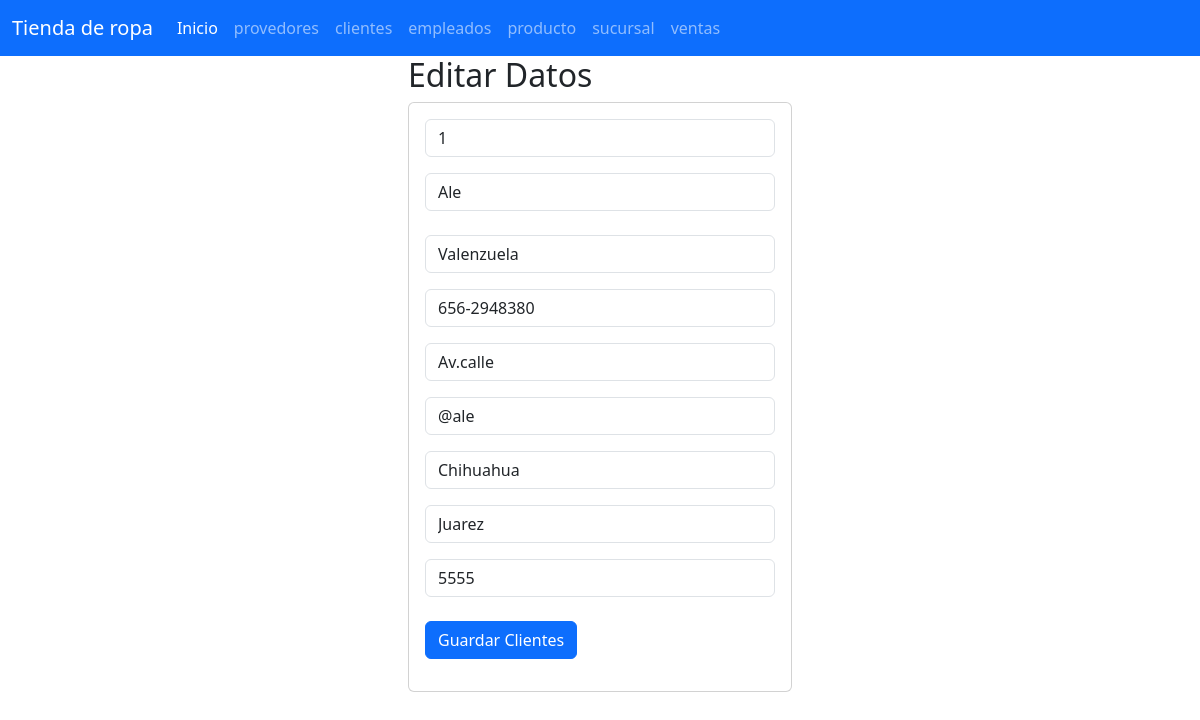
The app's page /seleccionarclientes/1 with its own data.
### clientes_app/models.py (models this page shows, shortened)
class Clientes(models.Model):
    id=models.PositiveSmallIntegerField(primary_key=True)
    nombres=models.CharField(max_length=50)
    apellidos=models.CharField(max_length=15)
    numero=models.CharField(max_length=50)
    direccion=models.CharField(max_length=25)
    correo=models.CharField(max_length=100)
    estado=models.CharField(max_length=50)
    ciudad=models.CharField(max_length=50)
    codigop=models.CharField(max_length=50)

### clientes_app/views.py (the view)
# urls.py: path("seleccionarclientes/<id>",views.seleccionarclientes,name="seleccionarclientes"),
def seleccionarclientes(request,id):
    cliente=Clientes.objects.get(id=id)
    return render(request,"editarclientes.html",{"misclientes":cliente})

### clientes_app/templates/editarclientes.html
{% extends "base.html" %}
{% block cuerpo %}
<div class="row">
    <div class="col-md-4 offset-md-4">
        <h2>Editar Datos</h2>
        <div class="card">
            <div class="card-body">
                <form action="/editarclientes/" method="POST"> {% csrf_token %}
                    <div class="form-group">
                        <input type="text" id="txtid" name="txtid" class="form-control" placeholder="id Cliente" minlength="1" maxlength="6" value="{{ misclientes.id }}" readonly required>
                    </div>
                    <div class="form-group py-3">
                        <input type="text" id="txtnombres" name="txtnombres" class="form-control" placeholder="Nombres del Cliente"  maxlength="50" value="{{ misclientes.nombres }}" required>
                    </div>
                    <div class="form-group py-2">
                        <input type="text" id="txtapellidos" name="txtapellidos" class="form-control" placeholder="Apellidos del Cliente"  maxlength="15" value="{{ misclientes.apellidos }}" required>
                    </div>
                    <div class="form-group py-2">
                        <input type="text" id="txtnumero" name="txtnumero" class="form-control" placeholder="Numero del Cliente"  maxlength="50" value="{{ misclientes.numero }}" required>
                    </div>
                    <div class="form-group py-2">
                        <input type="text" id="skzdireccion" name="skzdireccion" class="form-control" placeholder="Direccion del Cliente"  maxlength="25" value="{{ misclientes.direccion }}" required>
                    </div>
                    <div class="form-group py-2">
                        <input type="text" id="skzcorreo" name="skzcorreo" class="form-control" placeholder="Correo del Cliente"  maxlength="100" value="{{ misclientes.correo }}" required>
                    </div>
                    <div class="form-group py-2">
                        <input type="text" id="skzestado" name="skzestado" class="form-control" placeholder="Estado del Cliente"  maxlength="50" value="{{ misclientes.estado }}" required>
                    </div>
                    <div class="form-group py-2">
                        <input type="text" id="skzciudad" name="skzciudad" class="form-control" placeholder="Ciudad del Cliente"  maxlength="50" value="{{ misclientes.ciudad }}" required>
                    </div>
                    <div class="form-group py-2">
                        <input type="number" id="skzcodigop" name="skzcodigop" class="form-control" placeholder="codigo postal del Cliente"  maxlength="50" value="{{ misclientes.codigop }}" required>
                    </div>
                    <div class="form-group py-2">
                        <div class="form-group py-2">
                            <button type="submit" class="btn btn-primary">Guardar Clientes</button>
                    </div>
                    </div>
                </form>
                </div>
            </div>
    </div>
</div>
{% endblock %}

### records on screen
Clientes: txtid "1", txtnombres "Ale", txtapellidos "Valenzuela", txtnumero "656-2948380", skzdireccion "Av.calle", skzcorreo "@ale", skzestado "Chihuahua", skzciudad "Juarez", skzcodigop "5555"
